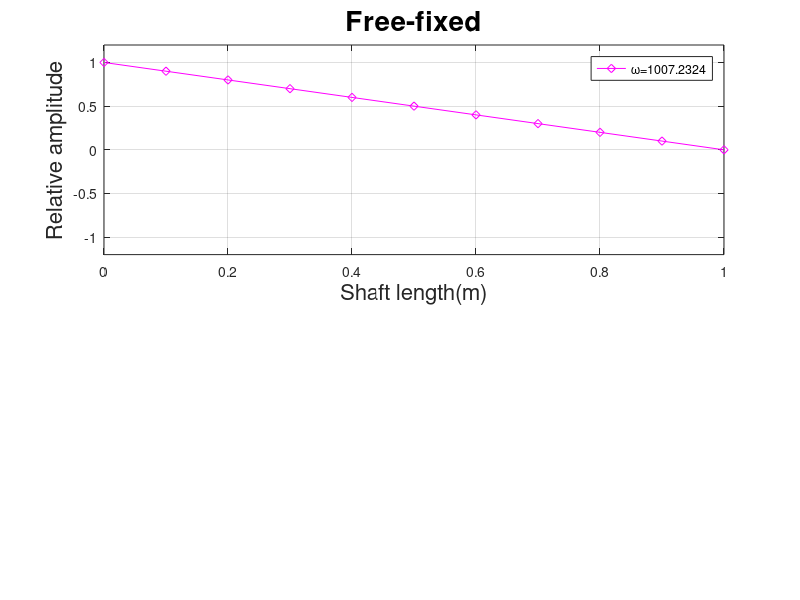

The MATLAB source for this figure:
clear; clc;

%% Given Data

rho= 0; % Density % kg/m^3
G = 0.8e11; % Modulus of Rigidity % N/m^2

d = 0.03; % Diameter of Shaft % m
d_h = 0.003; % Diameter of Hole % m
e = 0.006; % Eccentricity % m
J_s = pi * d^4 / 32; %m^4 % Polar Moment of Inertia of Area of Shaft
J_h = pi * d_h^4 / 32; %m^4 % Polar Moment of Inertia of Area of Hole
J = J_s - (J_h + (pi*(d_h*e)^2 / 4)) %m^4 % Polar Moment of Inertia of Area of Shaft with Hole
            % Using parallel axis theorem

L = 1; % Length of Shaft % m

m_d = 5; % Mass of Disc % kg
d_d = 0.1; % Diameter of Disc % m
Ip = (1 / 2) * m_d * (d_d / 2)^2; % Polar Mass Moment of Inertia of the Disc

%% Elements and Nodes

nele = 1; % No. of Elements

l = L / nele; % Length of each Element
% Here, length of each element is taken same

connect = zeros(nele, 3); % % 1st column is element number and last two columns are nodes of that element
for i = 1:nele
    connect(i,:) = [i, i, i+1];
end

coord = zeros(nele+1,2); % 1st column is node number and 2nd column is coordinate of that node
for i = 1:nele+1
    coord(i,:) = [i, (i-1)*l];
end

%% Boundary Conditions

bc = [4];
% 1: free-free ; 2:fixed-fixed ; 3:fixed-free ; 4:free-fixed
% For cantilevered shaft, disc is taken at left end, so free-fixed condition.

%% Mass and Stiffness Matrix Calculation

fig = figure('Name', 'Mode Shapes');
for p = 1:length(bc)
% Initializing Global Mass and Stiffness Matrices
M = zeros(nele+1, nele+1);
K = zeros(nele+1, nele+1);

% Elemental Mass and Stiffness Matrices
for i = 1:nele
    nd1 = connect(i,2);
    nd2 = connect(i,3);
    x1 = coord(nd1,2);
    x2 = coord(nd2,2);
    k_ele(:,:,i) = (G * J / l) * [1, -1; -1, 1];
    if(bc(p) == 4 && i == 1)
        m_ele(:,:,i) = [Ip, 0; 0, 0] + (rho * J * l / 6) * [2, 1; 1, 2]; % Disc at the left free end
    else
        m_ele(:,:,i) = (rho * J * l / 6) * [2, 1; 1, 2]; % No Ip terms as there is no any disc on the element
    end
    
    % Assembly
    vec = [nd1, nd2]; % Global DOF vector for assembly
    for ii = 1:2
        for jj = 1:2
            K(vec(ii),vec(jj)) = K(vec(ii),vec(jj)) + k_ele(ii,jj,i);
            M(vec(ii),vec(jj)) = M(vec(ii),vec(jj)) + m_ele(ii,jj,i);
        end
    end
end

%% Imposing Boundary Conditions

if(bc(p) == 1) % free-free
    K_red = K;
    M_red = M;
elseif(bc(p) == 2) % fixed-fixed
    K_red = K(2:nele,2:nele);
    M_red = M(2:nele,2:nele);
elseif(bc(p) == 3) % fixed-free
    K_red = K(2:nele+1,2:nele+1);
    M_red = M(2:nele+1,2:nele+1);
elseif(bc(p) == 4) % free-fixed
    K_red = K(1:nele,1:nele);
    M_red = M(1:nele,1:nele);
end

%% Natural Frequencies and Mode Shapes

% Eigen values and vectors
D = M_red \ K_red;
[eig_vec, eig_val] = eig(D);

% Natiral Frequency and Mode Shape
w_nf = [];
mode = [];
for i = 1:size(K_red,1)
    w_nf(i) = sqrt(eig_val(i,i)); % Natural Frequency
    mode(:,i) = eig_vec(:,i) / max(abs(eig_vec(:,i))); % Normalized Mode Shape
end

[w_nf,I] = sort(w_nf);
if(bc(p) == 1) % free-free
    disp('The below natural frequencies and modes are for free-free condition of the shaft.');
elseif(bc(p) == 2) % fixed-fixed
    disp('The below natural frequencies and modes are for fixed-fixed condition of the shaft.');
elseif(bc(p) == 3) % fixed-free
    disp('The below natural frequencies and modes are for fixed-free condition of the shaft.');
elseif(bc(p) == 4) % free-fixed
    disp('The below natural frequencies and modes are for free-fixed condition of the shaft.');
end
w_nf
mode = mode(I,:)

if(bc(p) == 2)
    mode = [zeros(1,size(mode,2)); mode; zeros(1,size(mode,2))];
elseif(bc(p) == 3)
    mode = [zeros(1,size(mode,2)); mode];
elseif(bc(p) == 4)
    mode = [mode; zeros(1,size(mode,2))];
end
%% Mode Shapes Plotting

for i = 1:length(w_nf)
    phi_z=[];
    x_z = [];
    for j = 1:size(connect,1)
        nd1 = connect(j,2);  
        nd2 = connect(j,3);
        x1 = coord(nd1,2);
        x2 = coord(nd2,2);
        l = x2-x1;
        x = x1:l/10:x2;     %deviding each element into small element for smooth mode shape
        phi1 = mode(j,i);
        phi2 = mode(j+1,i);
        for k=1:length(x)
            z = x(k)-x1;
            N1 = 1-(z/l);
            N2 = z/l;
            phi(k)=[N1 N2]*[phi1; phi2];
        end
        phi_z = [phi_z,phi];
        x_z =[x_z,x];
    end
        
    mode_1(:,i)=phi_z; % /max(abs(phi_z));  % normalised
end

if(size(mode_1,2) <= 4)
    nmode=size(mode_1,2);
else
    nmode=5;
end

set(gcf, 'Position', get(0,'Screensize'));
subplot(2,1,p)
for i = 1: nmode %length(wnf)
    if(i ==1)
        plot(x_z,mode_1(:,i), '-dm', 'DisplayName',['\omega=',num2str(w_nf(i))]);
    elseif (i ==2)
         plot(x_z,mode_1(:,i), '-sc', 'DisplayName',['\omega=',num2str(w_nf(i))]);
    elseif (i ==3)
         plot(x_z,mode_1(:,i),'-*r', 'DisplayName',['\omega=',num2str(w_nf(i))]);
    elseif (i ==4)
         plot(x_z,mode_1(:,i), '-+g', 'DisplayName',['\omega=',num2str(w_nf(i))]);
    else
         plot(x_z,mode_1(:,i), '-ob', 'DisplayName',['\omega=',num2str(w_nf(i))]);
    end
    hold on;
end

grid on;
if(bc(p) == 1) % free-free
    title('Free-free','fontsize',20);
elseif(bc(p) == 2) % fixed-fixed
    title('Fixed-fixed','fontsize',20);
elseif(bc(p) == 3) % fixed-free
    title('Fixed-free','fontsize',20);
elseif(bc(p) == 4) % free-fixed
    title('Free-fixed','fontsize',20);
end
xlabel('Shaft length(m)','fontsize',16);
ylabel('Relative amplitude','fontsize',16);
ylim([-1.2 1.2]);
legend('show');
end
saveas(fig,'mode_shape','png');